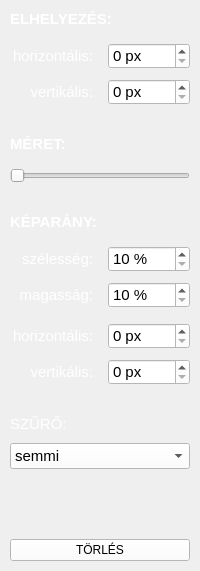
               <widget class="QWidget" name="kepPageSzerkeszto">
                <layout class="QGridLayout" name="gridLayout_14">
                 <property name="leftMargin">
                  <number>0</number>
                 </property>
                 <property name="topMargin">
                  <number>0</number>
                 </property>
                 <property name="rightMargin">
                  <number>0</number>
                 </property>
                 <property name="bottomMargin">
                  <number>0</number>
                 </property>
                 <property name="spacing">
                  <number>0</number>
                 </property>
                 <item row="0" column="0">
                  <layout class="QVBoxLayout" name="verticalLayout_14">
                   <property name="spacing">
                    <number>30</number>
                   </property>
                   <property name="leftMargin">
                    <number>10</number>
                   </property>
                   <property name="topMargin">
                    <number>10</number>
                   </property>
                   <property name="rightMargin">
                    <number>10</number>
                   </property>
                   <property name="bottomMargin">
                    <number>10</number>
                   </property>
                   <item>
                    <layout class="QVBoxLayout" name="verticalLayout_15">
                     <property name="spacing">
                      <number>15</number>
                     </property>
                     <item>
                      <widget class="QLabel" name="label_14">
                       <property name="font">
                        <font>
                         <pointsize>11</pointsize>
                         <bold>true</bold>
                        </font>
                       </property>
                       <property name="styleSheet">
                        <string notr="true">color: rgb(255, 255, 255);</string>
                       </property>
                       <property name="text">
                        <string>ELHELYEZÉS:</string>
                       </property>
                      </widget>
                     </item>
                     <item>
                      <layout class="QGridLayout" name="gridLayout_15">
                       <property name="verticalSpacing">
                        <number>10</number>
                       </property>
                       <item row="1" column="0">
                        <widget class="QLabel" name="label_16">
                         <property name="font">
                          <font>
                           <pointsize>11</pointsize>
                          </font>
                         </property>
                         <property name="styleSheet">
                          <string notr="true">color: rgb(255, 255, 255);</string>
                         </property>
                         <property name="text">
                          <string>vertikális:</string>
                         </property>
                         <property name="alignment">
                          <set>Qt::AlignRight|Qt::AlignTrailing|Qt::AlignVCenter</set>
                         </property>
                        </widget>
                       </item>
                       <item row="0" column="0">
                        <widget class="QLabel" name="label_15">
                         <property name="font">
                          <font>
                           <pointsize>11</pointsize>
                          </font>
                         </property>
                         <property name="styleSheet">
                          <string notr="true">color: rgb(255, 255, 255);</string>
                         </property>
                         <property name="text">
                          <string>horizontális:</string>
                         </property>
                         <property name="alignment">
                          <set>Qt::AlignRight|Qt::AlignTrailing|Qt::AlignVCenter</set>
                         </property>
                        </widget>
                       </item>
                       <item row="0" column="1">
                        <widget class="QSpinBox" name="kepHorizontalisSpinBoxSzerkeszto">
                         <property name="font">
                          <font>
                           <pointsize>11</pointsize>
                          </font>
                         </property>
                         <property name="styleSheet">
                          <string notr="true">color: rgb(0, 0, 0);
background-color: rgb(255, 255, 255);</string>
                         </property>
                         <property name="suffix">
                          <string> px</string>
                         </property>
                        </widget>
                       </item>
                       <item row="1" column="1">
                        <widget class="QSpinBox" name="kepVertikalisSpinBoxSzerkeszto">
                         <property name="font">
                          <font>
                           <pointsize>11</pointsize>
                          </font>
                         </property>
                         <property name="styleSheet">
                          <string notr="true">color: rgb(0, 0, 0);
background-color: rgb(255, 255, 255);</string>
                         </property>
                         <property name="suffix">
                          <string> px</string>
                         </property>
                        </widget>
                       </item>
                      </layout>
                     </item>
                    </layout>
                   </item>
                   <item>
                    <layout class="QVBoxLayout" name="verticalLayout_16">
                     <property name="spacing">
                      <number>15</number>
                     </property>
                     <item>
                      <widget class="QLabel" name="label_17">
                       <property name="font">
                        <font>
                         <pointsize>11</pointsize>
                         <bold>true</bold>
                        </font>
                       </property>
                       <property name="styleSheet">
                        <string notr="true">color: rgb(255, 255, 255);</string>
                       </property>
                       <property name="text">
                        <string>MÉRET:</string>
                       </property>
                      </widget>
                     </item>
                     <item>
                      <widget class="QSlider" name="kepMeretHorizontalSliderSzerkeszto">
                       <property name="minimum">
                        <number>10</number>
                       </property>
                       <property name="maximum">
                        <number>100</number>
                       </property>
                       <property name="orientation">
                        <enum>Qt::Horizontal</enum>
                       </property>
                      </widget>
                     </item>
                    </layout>
                   </item>
                   <item>
                    <layout class="QVBoxLayout" name="verticalLayout_22">
                     <property name="spacing">
                      <number>15</number>
                     </property>
                     <property name="sizeConstraint">
                      <enum>QLayout::SetDefaultConstraint</enum>
                     </property>
                     <item>
                      <widget class="QLabel" name="label_21">
                       <property name="font">
                        <font>
                         <pointsize>11</pointsize>
                         <bold>true</bold>
                        </font>
                       </property>
                       <property name="styleSheet">
                        <string notr="true">color: rgb(255, 255, 255);</string>
                       </property>
                       <property name="text">
                        <string>KÉPARÁNY:</string>
                       </property>
                      </widget>
                     </item>
                     <item>
                      <layout class="QGridLayout" name="gridLayout_19">
                       <property name="verticalSpacing">
                        <number>10</number>
                       </property>
                       <item row="0" column="0">
                        <widget class="QLabel" name="label_22">
                         <property name="font">
                          <font>
                           <pointsize>11</pointsize>
                          </font>
                         </property>
                         <property name="styleSheet">
                          <string notr="true">color: rgb(255, 255, 255);</string>
                         </property>
                         <property name="text">
                          <string>szélesség:</string>
                         </property>
                         <property name="alignment">
                          <set>Qt::AlignRight|Qt::AlignTrailing|Qt::AlignVCenter</set>
                         </property>
                        </widget>
                       </item>
                       <item row="1" column="0">
                        <widget class="QLabel" name="label_23">
                         <property name="font">
                          <font>
                           <pointsize>11</pointsize>
                          </font>
                         </property>
                         <property name="styleSheet">
                          <string notr="true">color: rgb(255, 255, 255);</string>
                         </property>
                         <property name="text">
                          <string>magasság:</string>
                         </property>
                         <property name="alignment">
                          <set>Qt::AlignRight|Qt::AlignTrailing|Qt::AlignVCenter</set>
                         </property>
                        </widget>
                       </item>
                       <item row="0" column="1">
                        <widget class="QSpinBox" name="kepSzelessegSpinBoxSzerkeszto">
                         <property name="font">
                          <font>
                           <pointsize>11</pointsize>
                          </font>
                         </property>
                         <property name="styleSheet">
                          <string notr="true">color: rgb(0, 0, 0);
background-color: rgb(255, 255, 255);</string>
                         </property>
                         <property name="suffix">
                          <string> %</string>
                         </property>
                         <property name="minimum">
                          <number>10</number>
                         </property>
                         <property name="maximum">
                          <number>100</number>
                         </property>
                        </widget>
                       </item>
                       <item row="1" column="1">
                        <widget class="QSpinBox" name="kepMagassagSpinBoxSzerkeszto">
                         <property name="font">
                          <font>
                           <pointsize>11</pointsize>
                          </font>
                         </property>
                         <property name="styleSheet">
                          <string notr="true">color: rgb(0, 0, 0);
background-color: rgb(255, 255, 255);</string>
                         </property>
                         <property name="suffix">
                          <string> %</string>
                         </property>
                         <property name="minimum">
                          <number>10</number>
                         </property>
                         <property name="maximum">
                          <number>100</number>
                         </property>
                        </widget>
                       </item>
                      </layout>
                     </item>
                     <item>
                      <layout class="QGridLayout" name="gridLayout_20">
                       <property name="verticalSpacing">
                        <number>10</number>
                       </property>
                       <item row="1" column="0">
                        <widget class="QLabel" name="label_25">
                         <property name="font">
                          <font>
                           <pointsize>11</pointsize>
                          </font>
                         </property>
                         <property name="styleSheet">
                          <string notr="true">color: rgb(255, 255, 255);</string>
                         </property>
                         <property name="text">
                          <string>vertikális:</string>
                         </property>
                         <property name="alignment">
                          <set>Qt::AlignRight|Qt::AlignTrailing|Qt::AlignVCenter</set>
                         </property>
                        </widget>
                       </item>
                       <item row="0" column="0">
                        <widget class="QLabel" name="label_24">
                         <property name="font">
                          <font>
                           <pointsize>11</pointsize>
                          </font>
                         </property>
                         <property name="styleSheet">
                          <string notr="true">color: rgb(255, 255, 255);</string>
                         </property>
                         <property name="text">
                          <string>horizontális:</string>
                         </property>
                         <property name="alignment">
                          <set>Qt::AlignRight|Qt::AlignTrailing|Qt::AlignVCenter</set>
                         </property>
                        </widget>
                       </item>
                       <item row="0" column="1">
                        <widget class="QSpinBox" name="keparanyHorizontalisSpinBoxSzerkeszto">
                         <property name="font">
                          <font>
                           <pointsize>11</pointsize>
                          </font>
                         </property>
                         <property name="styleSheet">
                          <string notr="true">color: rgb(0, 0, 0);
background-color: rgb(255, 255, 255);</string>
                         </property>
                         <property name="suffix">
                          <string> px</string>
                         </property>
                        </widget>
                       </item>
                       <item row="1" column="1">
                        <widget class="QSpinBox" name="keparanyVertikalisSpinBoxSzerkeszto">
                         <property name="font">
                          <font>
                           <pointsize>11</pointsize>
                          </font>
                         </property>
                         <property name="styleSheet">
                          <string notr="true">color: rgb(0, 0, 0);
background-color: rgb(255, 255, 255);</string>
                         </property>
                         <property name="suffix">
                          <string> px</string>
                         </property>
                        </widget>
                       </item>
                      </layout>
                     </item>
                    </layout>
                   </item>
                   <item>
                    <layout class="QVBoxLayout" name="verticalLayout_23">
                     <property name="spacing">
                      <number>10</number>
                     </property>
                     <item>
                      <widget class="QLabel" name="label_26">
                       <property name="font">
                        <font>
                         <pointsize>11</pointsize>
                        </font>
                       </property>
                       <property name="styleSheet">
                        <string notr="true">color: rgb(255, 255, 255);</string>
                       </property>
                       <property name="text">
                        <string>SZŰRŐ:</string>
                       </property>
                      </widget>
                     </item>
                     <item>
                      <widget class="QComboBox" name="kepSzuroComboBoxSzerkeszto">
                       <property name="font">
                        <font>
                         <pointsize>11</pointsize>
                        </font>
                       </property>
                       <property name="styleSheet">
                        <string notr="true">color: rgb(0, 0, 0);
background-color: rgb(255, 255, 255);</string>
                       </property>
                       <item>
                        <property name="text">
                         <string>semmi</string>
                        </property>
                       </item>
                       <item>
                        <property name="text">
                         <string>fekete-fehér</string>
                        </property>
                       </item>
                       <item>
                        <property name="text">
                         <string>szépia</string>
                        </property>
                       </item>
                      </widget>
                     </item>
                    </layout>
                   </item>
                   <item>
                    <spacer name="verticalSpacer_10">
                     <property name="orientation">
                      <enum>Qt::Vertical</enum>
                     </property>
                     <property name="sizeType">
                      <enum>QSizePolicy::Expanding</enum>
                     </property>
                     <property name="sizeHint" stdset="0">
                      <size>
                       <width>20</width>
                       <height>40</height>
                      </size>
                     </property>
                    </spacer>
                   </item>
                   <item>
                    <widget class="QPushButton" name="kepTorlesPushButtonSzerkeszto_2">
                     <property name="styleSheet">
                      <string notr="true">color: rgb(0, 0, 0);
background-color: rgb(255, 255, 255);</string>
                     </property>
                     <property name="text">
                      <string>TÖRLÉS</string>
                     </property>
                    </widget>
                   </item>
                  </layout>
                 </item>
                </layout>
               </widget>
